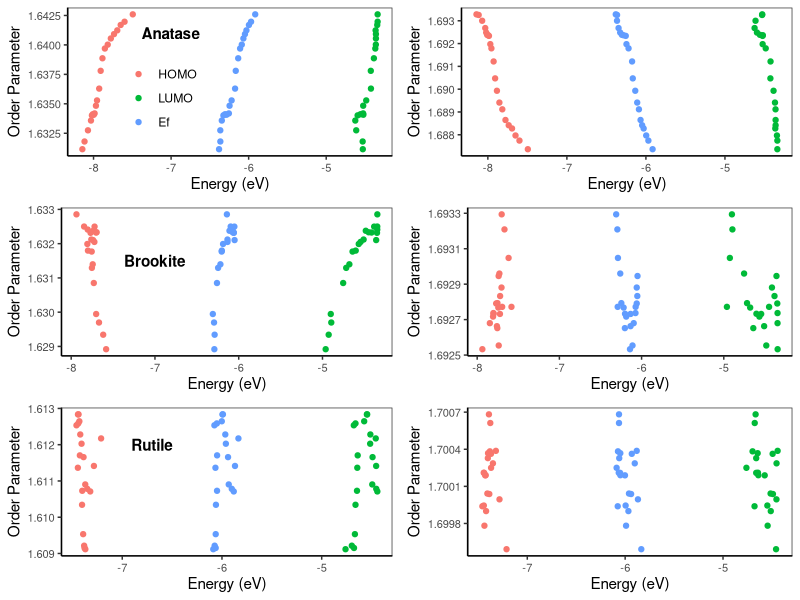
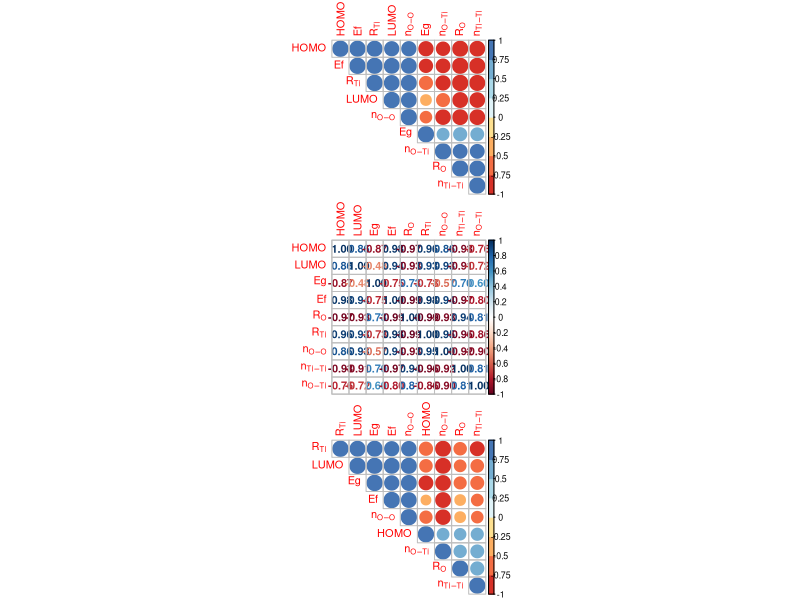
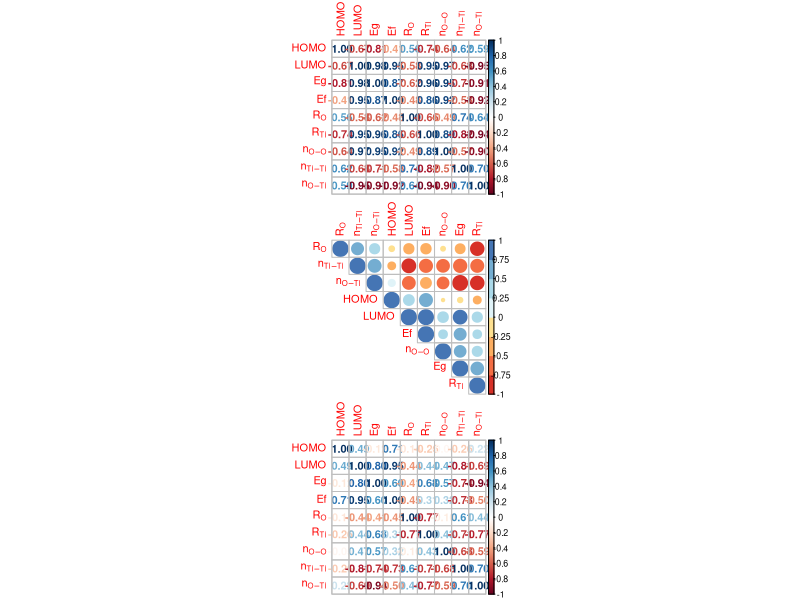
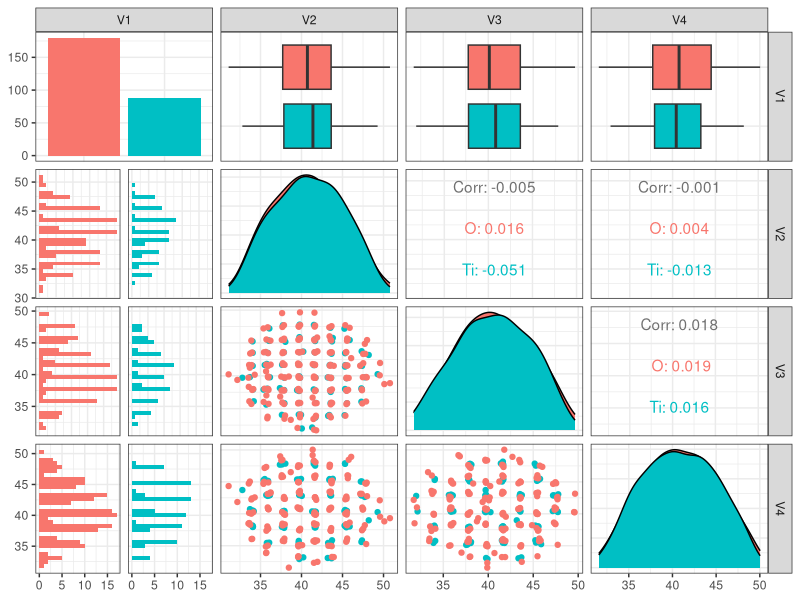
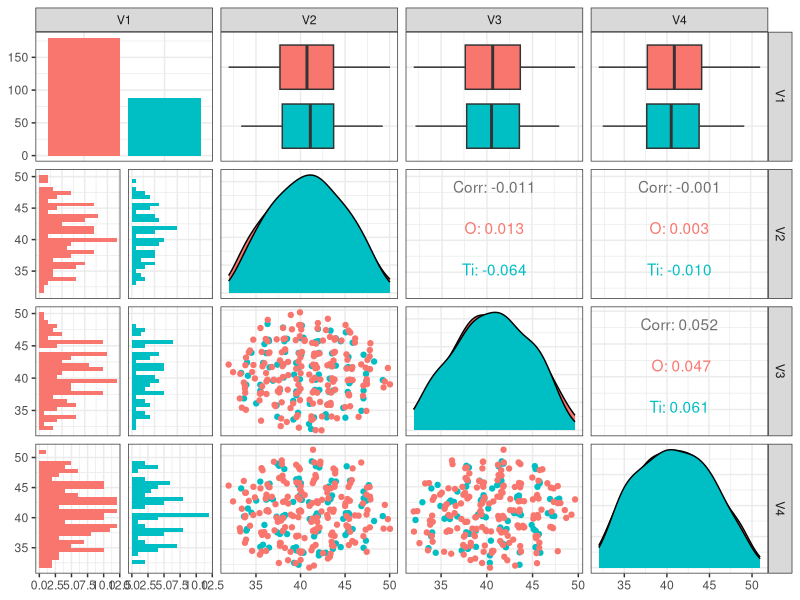
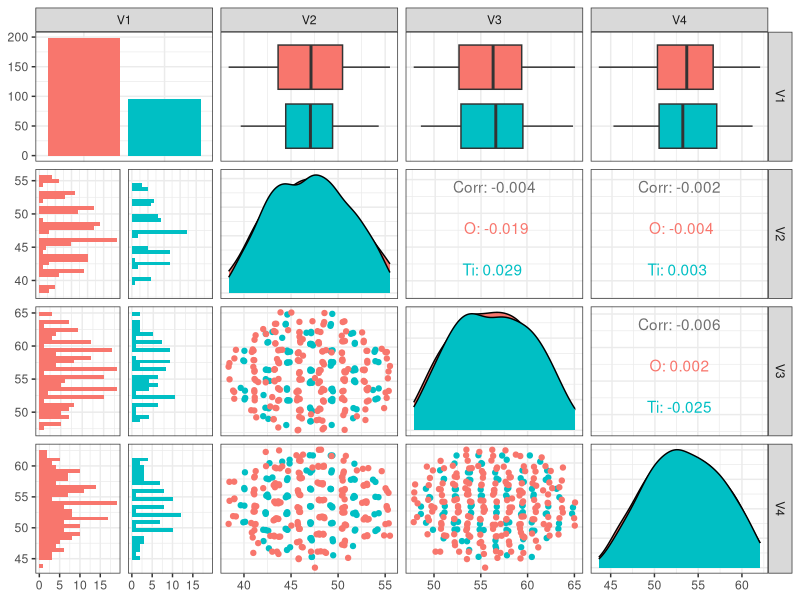
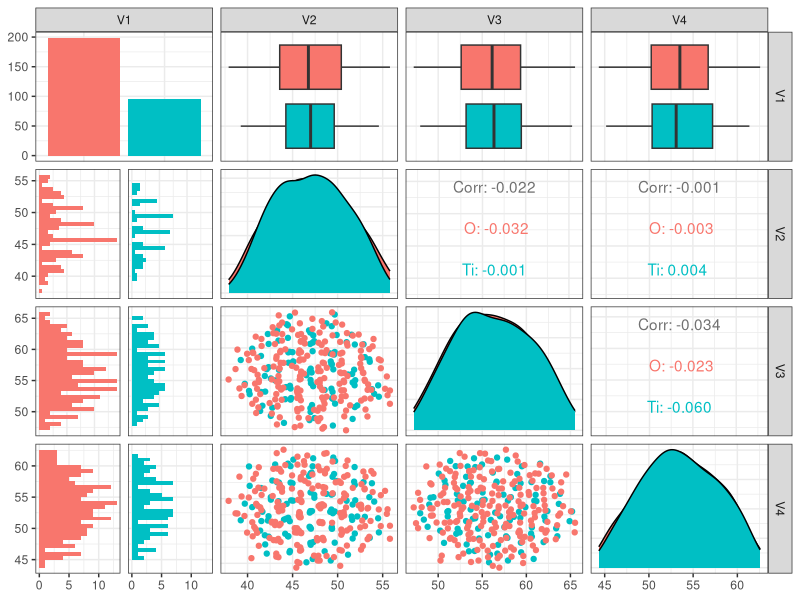

Source code (R) for these figures, in order: (Note: this script raises an error after producing the figures.)
# @Dr. Kurban, July 2020
# For any questions, please contact hakurban@gmail.com
##########################################################################################
#                          ORDER PARAMETER FIGURES
##########################################################################################
# install packages
require("ggplot2")
library("reshape2")
library("ggpubr")
###########################################################################################anatese
#anatase data
data1 <- read.table("./anatase_all_geometries/anatase.txt",header = T)
data1 <- data1[,c(2,3,5)]
order.data1 <- read.table("./anatase_all_geometries/orderParameter1.txt",header = T)
data1 <- cbind(data1,order.data1[,2:3])
data1<- melt(data1, id = c("O","Ti"))
#plots
anatase.O<- ggplot(data=data1, aes(x=value, y = O, colour = variable, group = variable)) +
  geom_point()+ xlab("Energy (eV)")+
  ylab("Order Parameter") + theme_bw() + 
  theme(legend.title=element_blank(), panel.grid.major = element_blank(),
        axis.text=element_text(size=8),
        panel.grid.minor = element_blank(), axis.line = element_line(colour = "black")
        ) +  theme(legend.position = "none")

anatase.Ti<- ggplot(data=data1, aes(x=value, y = Ti, colour = variable, group = variable)) +
  geom_point()+ xlab("Energy (eV)")+
  ylab("Order Parameter") + theme_bw() + 
  theme(legend.title=element_blank(), panel.grid.major = element_blank(),
        axis.text=element_text(size=8),
        panel.grid.minor = element_blank(), axis.line = element_line(colour = "black")
        ,legend.position = c(0.29, 0.39)) +  annotate("text", x = -7, y = 1.641, label = "Anatase",fontface=2)
##########################################################################################
#brookite
data2 <- read.table("./brookite_all_geometries/brookite.txt",header = T)
data2 <- data2[,c(2,3,5)]
order.data2 <- read.table("./brookite_all_geometries/orderParameter2.txt",header = T)
data2 <- cbind(data2,order.data2[,2:3])
data2<- melt(data2, id = c("O","Ti"))

brookite.O<- ggplot(data=data2, aes(x=value, y = O, colour = variable, group = variable)) +
  geom_point()+ xlab("Energy (eV)")+
  ylab("Order Parameter") + theme_bw() + 
  theme(legend.title=element_blank(), panel.grid.major = element_blank(),
        axis.text=element_text(size=8),
        panel.grid.minor = element_blank(), axis.line = element_line(colour = "black")
        ) + theme(legend.position = "none") 

brookite.Ti<- ggplot(data=data2, aes(x=value, y = Ti, colour = variable, group = variable)) +
  geom_point()+ xlab("Energy (eV)")+  
  ylab("Order Parameter") + theme_bw() + 
  theme(legend.title=element_blank(), panel.grid.major = element_blank(),
        axis.text=element_text(size=8),
        panel.grid.minor = element_blank(), axis.line = element_line(colour = "black")
      ) +  annotate("text", x = -7, y = 1.6315, label = "Brookite",fontface=2)+  theme(legend.position = "none")
##########################################################################################
#rutile
data3 <- read.table("./rutile_all_geometries/rutile.txt",header = T)
data3 <- data3[,c(2,3,5)]
order.data3 <- read.table("./rutile_all_geometries/orderParameter3.txt",header = T)
data3 <- cbind(data3,order.data3[,2:3])
data3<- melt(data3, id = c("O","Ti"))

rutile.O<- ggplot(data=data3, aes(x=value, y = O, colour = variable, group = variable)) +
  geom_point()+ xlab("Energy (eV)")+
  ylab("Order Parameter") + theme_bw() + 
  theme(legend.title=element_blank(), panel.grid.major = element_blank(),
        axis.text=element_text(size=8),
        panel.grid.minor = element_blank(), axis.line = element_line(colour = "black")
        ) +  theme(legend.position = "none")

rutile.Ti<- ggplot(data=data3, aes(x=value, y = Ti, colour = variable, group = variable)) +
  geom_point()+ xlab("Energy (eV)")+
  ylab("Order Parameter") + theme_bw() + 
  theme(legend.title=element_blank(), panel.grid.major = element_blank(),
        axis.text=element_text(size=8),
        panel.grid.minor = element_blank(), axis.line = element_line(colour = "black")
        )+ annotate("text", x = -6.7, y = 1.612, label = "Rutile",fontface=2)+   theme(legend.position = "none")
##########################################################################################
#Combine Figurers
figure <- ggarrange(anatase.Ti,anatase.O, brookite.Ti,brookite.O,rutile.Ti,rutile.O,
                    ncol = 2, nrow = 3)
figure
##########################################################################################
#                            CORRELATION FIGURES
###########################################################################################
#anatase
library(corrplot)
library(RColorBrewer)
par(mfrow=c(3,1))
data.anatase<- read.table("./anatase_all_geometries/anatase.txt",header = T)
order.anatase <- read.table("./anatase_all_geometries/orderParameter1.txt",header = T)
nn.anatase <-  read.table("./anatase_all_geometries/NN.anateseData.txt",header = T)
data1 <- cbind(data.anatase[,c(2,3,4,5)], order.anatase[,2:3],nn.anatase[,1:3])
colnames(data1)[5] <-"$R[O]"
colnames(data1)[6] <-"$R[Ti]"
colnames(data1)[7] <-"$n[O-O]"
colnames(data1)[8] <-"$n[Ti-Ti]"
colnames(data1)[9] <-"$n[O-Ti]"
cor.data1 <- cor(data1)
corrplot(cor.data1, type="upper", order="hclust",
         col=brewer.pal(n=8, name="RdYlBu"))
corrplot(cor.data1, method="number")
###########################################################################################
#brookite
data.brookite<- read.table("./brookite_all_geometries/brookite.txt",header = T)
order.brookite <- read.table("./brookite_all_geometries/orderParameter2.txt",header = T)
nn.brookite <-  read.table("./brookite_all_geometries/NN.brookite.txt",header = T)
data2<- cbind(data.brookite[,c(2,3,4,5)], order.brookite[,2:3],nn.brookite[,1:3])
colnames(data2)[5] <-"$R[O]"
colnames(data2)[6] <-"$R[Ti]"
colnames(data2)[7] <-"$n[O-O]"
colnames(data2)[8] <-"$n[Ti-Ti]"
colnames(data2)[9] <-"$n[O-Ti]"
cor.data2 <- cor(data2)
 corrplot(cor.data2, type="upper", order="hclust",
                        col=brewer.pal(n=8, name="RdYlBu"))
corrplot(cor.data2, method="number")
###########################################################################################
#rutile
data.rutile<- read.table("./rutile_all_geometries/rutile.txt",header = T)
order.rutile <- read.table("./rutile_all_geometries/orderParameter3.txt",header = T)
nn.rutile <-  read.table("./rutile_all_geometries/NN.rutile.txt",header = T)
data3 <- cbind(data.rutile[,c(2,3,4,5)], order.rutile[,2:3],nn.rutile[,1:3])
colnames(data3)[5] <-"$R[O]"
colnames(data3)[6] <-"$R[Ti]"
colnames(data3)[7] <-"$n[O-O]"
colnames(data3)[8] <-"$n[Ti-Ti]"
colnames(data3)[9] <-"$n[O-Ti]"
cor.data3 <- cor(data3)
corrplot(cor.data3, type="upper", order="hclust",
                        col=brewer.pal(n=8, name="RdYlBu"))
corrplot(cor.data3, method="number")
###########################################################################################
#                       DATA SUMMARY VISUALIZATION
###########################################################################################
library(GGally)
library(ggplot2)
###########################################################################################
#anatase
anatase.small.data <- read.table("./anatase_all_geometries/0K.txt",header = F)
anatase.fig.small <- ggpairs(anatase.small.data, aes(color = V1))+ theme_bw()
for(i in 1:anatase.fig.small$nrow) {
  for(j in 1:anatase.fig.small$ncol){
    anatase.fig.small[i,j] <- anatase.fig.small[i,j]  
  }
}
anatase.fig.small

anatase.big.data <- read.table("./anatase_all_geometries/1000K.txt",header = F)
anatase.fig.big <- ggpairs(anatase.big.data, aes(color = V1))+ theme_bw()
for(i in 1:anatase.fig.big$nrow) {
  for(j in 1:anatase.fig.big$ncol){
    anatase.fig.big[i,j] <- anatase.fig.big[i,j]  
  }
}
anatase.fig.big
###########################################################################################
#brookite
brookite.small.data <- read.table("./brookite_all_geometries/0K.txt",header = F)
brookite.fig.small <- ggpairs(brookite.small.data, aes(color = V1))+ theme_bw()
for(i in 1:brookite.fig.small$nrow) {
  for(j in 1:brookite.fig.small$ncol){
    brookite.fig.small[i,j] <- brookite.fig.small[i,j]  
  }
}
brookite.fig.small 

brookite.big.data <- read.table("./brookite_all_geometries/1000K.txt",header = F)
brookite.fig.big <- ggpairs(brookite.big.data, aes(color = V1))+ theme_bw()
for(i in 1:brookite.fig.big$nrow) {
  for(j in 1:brookite.fig.big$ncol){
    brookite.fig.big[i,j] <- brookite.fig.big[i,j]  
  }
}
brookite.fig.big
###########################################################################################
#rutile
rutile.small.data <- read.table("./rutile_all_geometries/0K.txt",header = F)
rutile.fig.small <- ggpairs(rutile.small.data, aes(color = V1))+ theme_bw()
for(i in 1:rutile.fig.small$nrow) {
  for(j in 1:rutile.fig.small$ncol){
   c[i,j] <- rutile.fig.small[i,j]  
  }
}
rutile.fig.small

rutile.big.data <- read.table("./rutile_all_geometries/1000K.txt",header = F)
rutile.fig.big <- ggpairs(rutile.big.data, aes(color = V1))+ theme_bw()
for(i in 1:rutile.fig.big$nrow) {
  for(j in 1:rutile.fig.big$ncol){
    rutile.fig.big[i,j] <- rutile.fig.big[i,j]  
  }
}
rutile.fig.big 
###########################################################################################s
